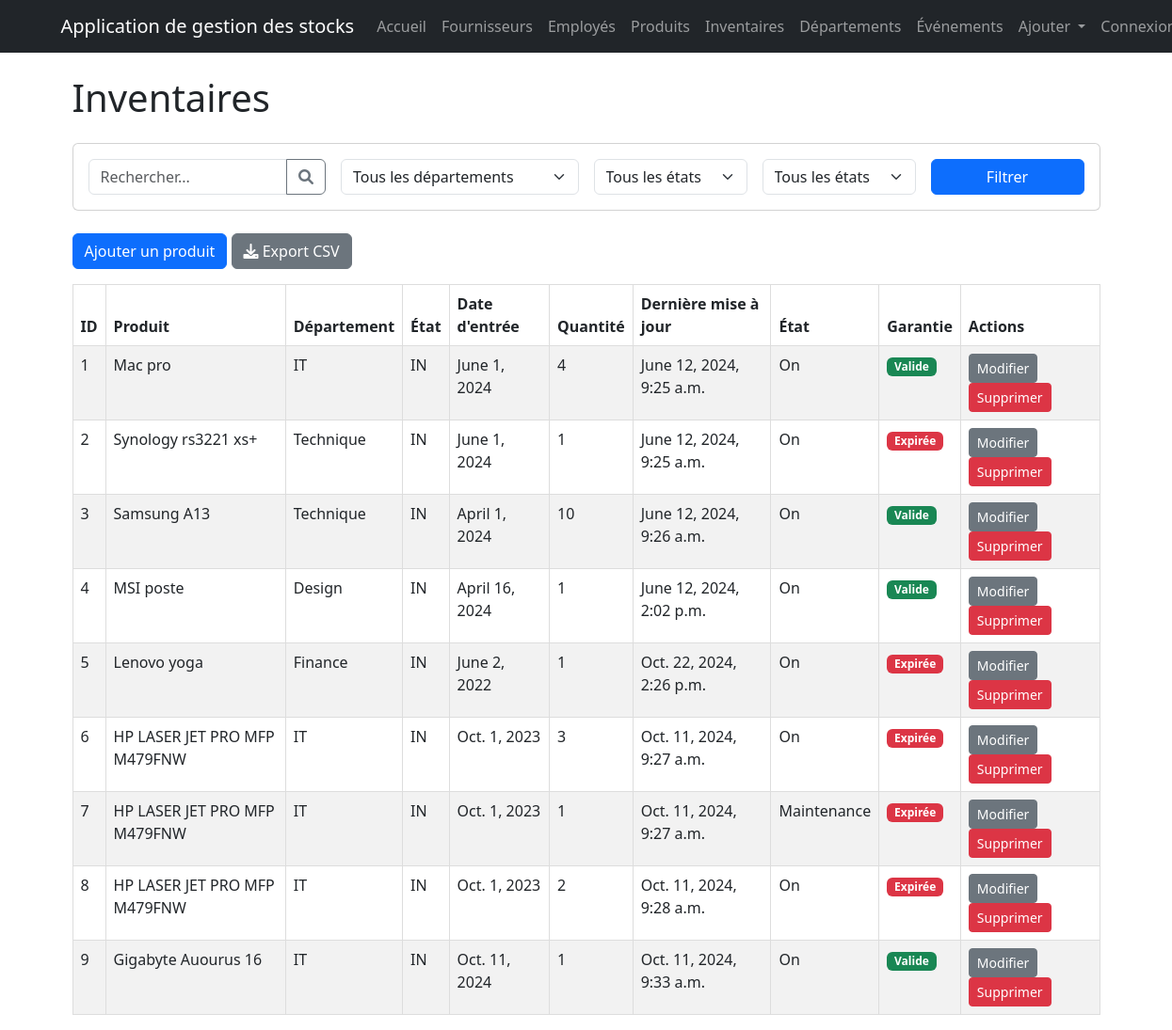
Page /inventaires/ on the earlier database version.
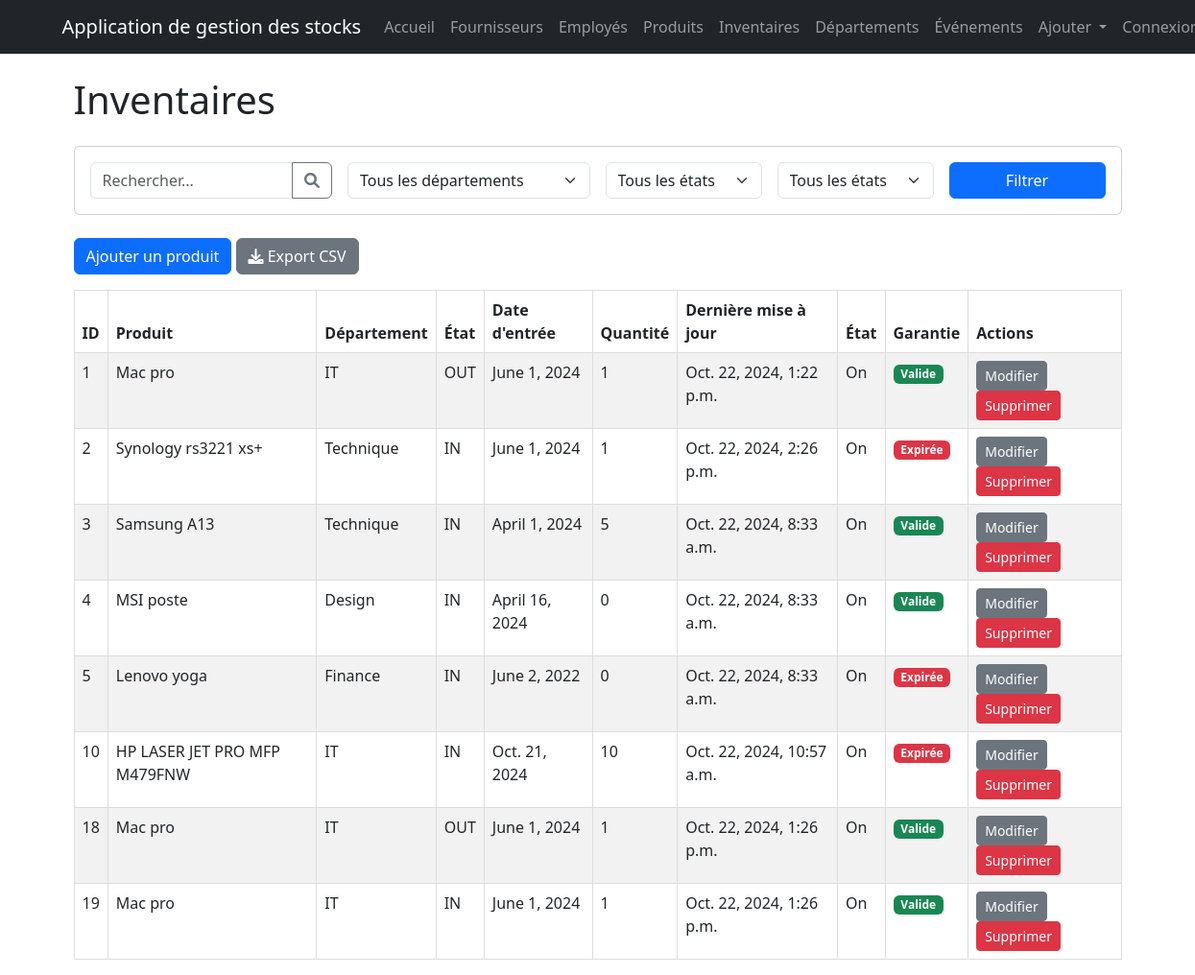
Same page on the later database version.
### BeyondComV2/models.py (models this page shows, shortened)
class Inventaire(models.Model):
    inventaire_id = models.AutoField(primary_key=True)
    produit = models.ForeignKey(Produit, on_delete=models.CASCADE)
    etat_InOut_choices = [
        ('IN', 'IN'),
        ('OUT', 'OUT'),
    ]
    etat_InOut = models.CharField(max_length=20, choices=etat_InOut_choices, default='IN')
    date_in = models.DateField()
    quantite_produit = models.IntegerField()
    old_quantity = models.IntegerField(null=True, blank=True)  # New field
    last_updated = models.DateTimeField(auto_now=True)
    state_choices = [
        ('On', 'On'),
        ('Off', 'Off'),
        ('Maintenance', 'Maintenance')
    ]
    state = models.CharField(max_length=20, choices=state_choices, default='On')

class Produit(models.Model):
    produit_id = models.AutoField(primary_key=True)
    produit_name = models.CharField(max_length=100)
    category = models.CharField(max_length=100)
    code_bar = models.CharField(max_length=32, unique=True, editable=False)
    prix = models.DecimalField(max_digits=12, decimal_places=2)
    description = models.TextField()
    fournisseur = models.ForeignKey('Fournisseur', on_delete=models.CASCADE)
    departement = models.ForeignKey('Departement', on_delete=models.SET_NULL, null=True)
    warranty_period = models.IntegerField(null=True, blank=True)  # in months
    warranty_start_date = models.DateTimeField(null=True, blank=True)
    warranty_end_date = models.DateTimeField(null=True, blank=True)
    warranty_isValid = models.BooleanField(default=False)

class Departement(models.Model):
    departement_id = models.AutoField(primary_key=True)
    department_name = models.CharField(max_length=100)

### BeyondComV2/views.py (the view)
# urls.py: path('inventaires/', inventaire_list, name='inventaire_list'),
def inventaire_list(request):
    inventaires = Inventaire.objects.select_related('produit', 'produit__departement').all()
    selected_department = request.GET.get('department', 'all')
    selected_state = request.GET.get('state', 'all')
    selected_etat = request.GET.get('etat', 'all')
    search_query = request.GET.get('search', '')
    if selected_department and selected_department.lower() != 'all':
        inventaires = inventaires.filter(produit__departement__department_name=selected_department)
    if selected_state and selected_state.lower() != 'all':
        inventaires = inventaires.filter(state=selected_state)
    if selected_etat and selected_etat.lower() != 'all':
        inventaires = inventaires.filter(etat_InOut=selected_etat)
    if search_query:
        inventaires = inventaires.filter(
            models.Q(produit__produit_name__icontains=search_query) |
            models.Q(produit__code_bar__icontains=search_query)
        )
    departments = list(Departement.objects.values_list('department_name', flat=True))
    state_choices = [choice[0] for choice in Inventaire.state_choices]
    etat_choices = ['IN', 'OUT']
    context = {
        'inventaires': inventaires,
        'departments': departments,
        'state_choices': state_choices,
        'etat_choices': etat_choices,
        'selected_department': selected_department,
        'selected_state': selected_state,
        'selected_etat': selected_etat,
        'search_query': search_query,
    }
    return render(request, 'BeyondComV2/inventaire_list.html', context)

### BeyondComV2/models.py (called while the page is built)
    def handle_event_pre_date(self):
        try:
            with transaction.atomic():
                products_to_update = self.list_of_products.filter(etat_InOut='IN')
                if products_to_update.exists():
                    for inventaire in products_to_update:
                        inventaire.etat_InOut = 'OUT'
                        inventaire.save()
                    print(f"Products moved OUT for event: {self.event_name}")
                return True
        except Exception as e:
            print(f"Error in handle_event_pre_date: {str(e)}")
            return False

    def handle_event_post_date(self):
        try:
            with transaction.atomic():
                products_to_update = self.list_of_products.filter(etat_InOut='OUT')
                if products_to_update.exists():
                    for inventaire in products_to_update:
                        inventaire.etat_InOut = 'IN'
                        inventaire.save()
                    print(f"Products moved IN for event: {self.event_name}")
                return True
        except Exception as e:
            print(f"Error in handle_event_post_date: {str(e)}")
            return False

    def save(self, *args, **kwargs):
        is_new = self.pk is None
        super().save(*args, **kwargs)
        if is_new:
            current_time = timezone.now()
            if current_time >= self.event_pre_date:
                self.handle_event_pre_date()
            if current_time >= self.event_post_date:
                self.handle_event_post_date()

### BeyondComV2/templates/BeyondComV2/inventaire_list.html (shortened to what this page needs)
{% extends 'BeyondComV2/base.html' %}
{% block content %}
<div class="container">
    <h1 class="mb-4">Inventaires</h1>
    <div class="card mb-4">
        <div class="card-body">
            <form method="get" class="row g-3">
                <div class="col-md-3">
                    <div class="input-group">
                        <input type="text" class="form-control" name="search"
                               value="{{ search_query }}" placeholder="Rechercher...">
                        <button class="btn btn-outline-secondary" type="submit">
                            <i class="fas fa-search"></i>
                        </button>
                    </div>
                </div>
                <div class="col-md-3">
                    <select class="form-select" name="department">
                        <option value="all" {% if selected_department == 'all' %}selected{% endif %}>
                            Tous les départements
                        </option>
                    </select>
                </div>
                <div class="col-md-2">
                    <select class="form-select" name="etat">
                        <option value="all" {% if selected_etat == 'all' %}selected{% endif %}>
                            Tous les états
                        </option>
                    </select>
                </div>
                <div class="col-md-2">
                    <select class="form-select" name="state">
                        <option value="all" {% if selected_state == 'all' %}selected{% endif %}>
                            Tous les états
                        </option>
                    </select>
                </div>
                <div class="col-md-2">
                    <button type="submit" class="btn btn-primary w-100">Filtrer</button>
                </div>
            </form>
        </div>
    </div>
    <div class="mb-3">
        <a href="{% url 'inventaire_create' %}" class="btn btn-primary">Ajouter un produit</a>
        <a href="{% url 'download_inventaire_csv' %}" class="btn btn-secondary">
            <i class="fas fa-download"></i> Export CSV
        </a>
    </div>
    <div class="table-responsive">
        <table class="table table-striped table-hover">
            <thead>
                <tr>
                    <th>ID</th>
                    <th>Produit</th>
                    <th>Département</th>
                    <th>État</th>
                    <th>Date d'entrée</th>
                    <th>Quantité</th>
                    <th>Dernière mise à jour</th>
                    <th>État</th>
                    <th>Garantie</th>
                    <th>Actions</th>
                </tr>
            </thead>
            <tbody>
                {% for inventaire in inventaires %}
                <tr>
                    <td>{{ inventaire.inventaire_id }}</td>
                    <td>{{ inventaire.produit.produit_name }}</td>
                    <td>{{ inventaire.produit.departement.department_name }}</td>
                    <td>{{ inventaire.etat_InOut }}</td>
                    <td>{{ inventaire.date_in }}</td>
                    <td>{{ inventaire.quantite_produit }}</td>
                    <td>{{ inventaire.last_updated }}</td>
                    <td>{{ inventaire.state }}</td>
                    <td>
                        {% if inventaire.produit.warranty_isValid %}
                            <span class="badge bg-success">Valide</span>
                        {% else %}
                            <span class="badge bg-danger">Expirée</span>
                        {% endif %}
                    </td>
                    <td>
                        <a href="{% url 'inventaire_update' inventaire.pk %}"
                           class="btn btn-secondary btn-sm">Modifier</a>
                        <a href="{% url 'inventaire_delete' inventaire.pk %}"
                           class="btn btn-danger btn-sm">Supprimer</a>
                    </td>
                </tr>
                {% endfor %}
            </tbody>
        </table>
    </div>
</div>
{% endblock %}

### BeyondComV2/templates/BeyondComV2/base.html (shortened to what this page needs)
<!DOCTYPE html>
<html lang="fr">
<head>
    <link href="https://cdn.jsdelivr.net/npm/bootstrap@5.3.0/dist/css/bootstrap.min.css" rel="stylesheet">
    <link rel="stylesheet" href="https://cdnjs.cloudflare.com/ajax/libs/font-awesome/6.0.0-beta3/css/all.min.css">
</head>
<body>
    <nav class="navbar navbar-expand-lg navbar-dark bg-dark">
        <div class="container">
            <a class="navbar-brand" href="{% url 'home' %}">Application de gestion des stocks</a>
            <div class="collapse navbar-collapse" id="navbarNav">
                <ul class="navbar-nav ms-auto">
                    <li class="nav-item">
                        <a class="nav-link" href="{% url 'home' %}">Accueil</a>
                    </li>
                    <li class="nav-item">
                        <a class="nav-link" href="{% url 'fournisseur_list' %}">Fournisseurs</a>
                    </li>
                    <li class="nav-item">
                        <a class="nav-link" href="{% url 'employe_list' %}">Employés</a>
                    </li>
                    <li class="nav-item">
                        <a class="nav-link" href="{% url 'produit_list' %}">Produits</a>
                    </li>
                    <li class="nav-item">
                        <a class="nav-link" href="{% url 'inventaire_list' %}">Inventaires</a>
                    </li>
                    <li class="nav-item">
                        <a class="nav-link" href="{% url 'departement_list' %}">Départements</a>
                    </li>
                    <li class="nav-item">
                        <a class="nav-link" href="{% url 'event_list' %}">Événements</a>
                    </li>
                    <li class="nav-item dropdown">
                        <a class="nav-link dropdown-toggle" href="#" id="navbarDropdown" role="button" data-bs-toggle="dropdown" aria-expanded="false">
                            Ajouter
                        </a>
                    {% if user.is_authenticated %}
                        <li class="nav-item">
                            <a class="nav-link" href="{% url 'logout' %}">Déconnexion</a>
                        </li>
                    {% else %}
                        <li class="nav-item">
                            <a class="nav-link" href="{% url 'login' %}">Connexion</a>
                        </li>
                    {% endif %}
                </ul>
            </div>
        </div>
    </nav>
    <div class="container mt-4">
        {% block content %}
        {% endblock %}
    </div>
</body>
</html>

### BeyondComV2/templates/BeyondComV2/base.html (style rules this page uses)
table { width: 100%; border-collapse: collapse; }
th, td { border: 1px solid #ddd; padding: 8px; text-align: left; }
th { background-color: #f2f2f2; }

Differences in the rows shown:
removed Inventaire: inventaire_id "6", produit.produit_name "HP LASER JET PRO MFP M479FNW", produit.departement.department_name "IT", etat_InOut "IN", date_in "Oct. 1, 2023", quantite_produit "3", last_updated "Oct. 11, 2024, 9:27 a.m.", state "On", shows "Expirée"
removed Inventaire: inventaire_id "7", produit.produit_name "HP LASER JET PRO MFP M479FNW", produit.departement.department_name "IT", etat_InOut "IN", date_in "Oct. 1, 2023", quantite_produit "1", last_updated "Oct. 11, 2024, 9:27 a.m.", state "Maintenance", shows "Expirée"
removed Inventaire: inventaire_id "8", produit.produit_name "HP LASER JET PRO MFP M479FNW", produit.departement.department_name "IT", etat_InOut "IN", date_in "Oct. 1, 2023", quantite_produit "2", last_updated "Oct. 11, 2024, 9:28 a.m.", state "On", shows "Expirée"
removed Inventaire: inventaire_id "9", produit.produit_name "Gigabyte Auourus 16", produit.departement.department_name "IT", etat_InOut "IN", date_in "Oct. 11, 2024", quantite_produit "1", last_updated "Oct. 11, 2024, 9:33 a.m.", state "On", shows "Valide"
changed Inventaire id 1: etat_InOut "IN" → "OUT"; quantite_produit "4" → "1"; last_updated "June 12, 2024, 9:25 a.m." → "Oct. 22, 2024, 1:22 p.m."
changed Inventaire "Synology rs3221 xs+": last_updated "June 12, 2024, 9:25 a.m." → "Oct. 22, 2024, 2:26 p.m."
changed Inventaire "April 1, 2024": quantite_produit "10" → "5"; last_updated "June 12, 2024, 9:26 a.m." → "Oct. 22, 2024, 8:33 a.m."
changed Inventaire "April 16, 2024": quantite_produit "1" → "0"; last_updated "June 12, 2024, 2:02 p.m." → "Oct. 22, 2024, 8:33 a.m."
changed Inventaire "June 2, 2022": quantite_produit "1" → "0"; last_updated "Oct. 22, 2024, 2:26 p.m." → "Oct. 22, 2024, 8:33 a.m."
added Inventaire: inventaire_id "10", produit.produit_name "HP LASER JET PRO MFP M479FNW", produit.departement.department_name "IT", etat_InOut "IN", date_in "Oct. 21, 2024", quantite_produit "10", last_updated "Oct. 22, 2024, 10:57 a.m.", state "On", shows "Expirée"
added Inventaire: inventaire_id "18", produit.produit_name "Mac pro", produit.departement.department_name "IT", etat_InOut "OUT", date_in "June 1, 2024", quantite_produit "1", last_updated "Oct. 22, 2024, 1:26 p.m.", state "On", shows "Valide"
added Inventaire: inventaire_id "19", produit.produit_name "Mac pro", produit.departement.department_name "IT", etat_InOut "IN", date_in "June 1, 2024", quantite_produit "1", last_updated "Oct. 22, 2024, 1:26 p.m.", state "On", shows "Valide"
